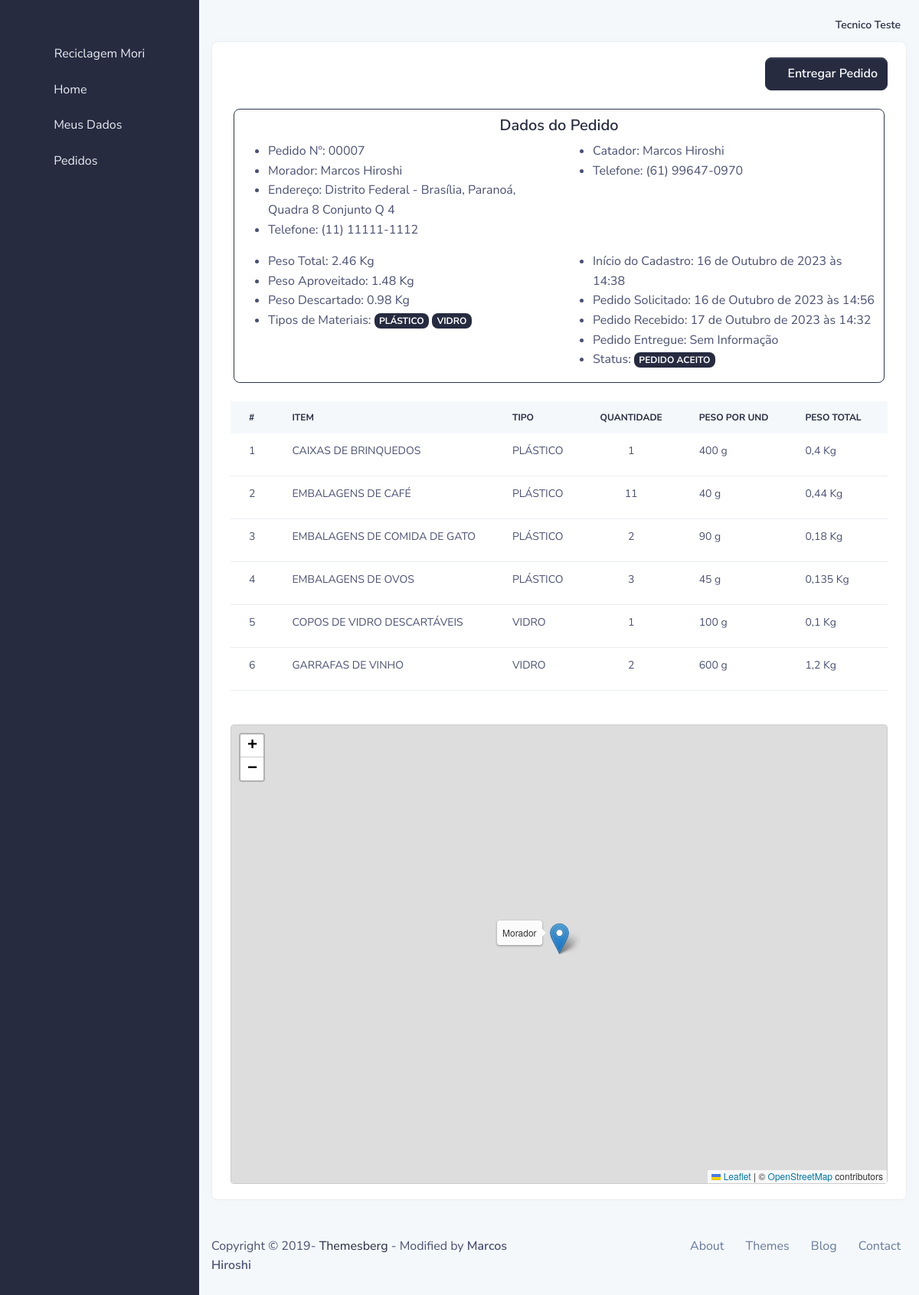
The page /catador/pedido/7/ver/ (signed in) on the database as committed earlier.
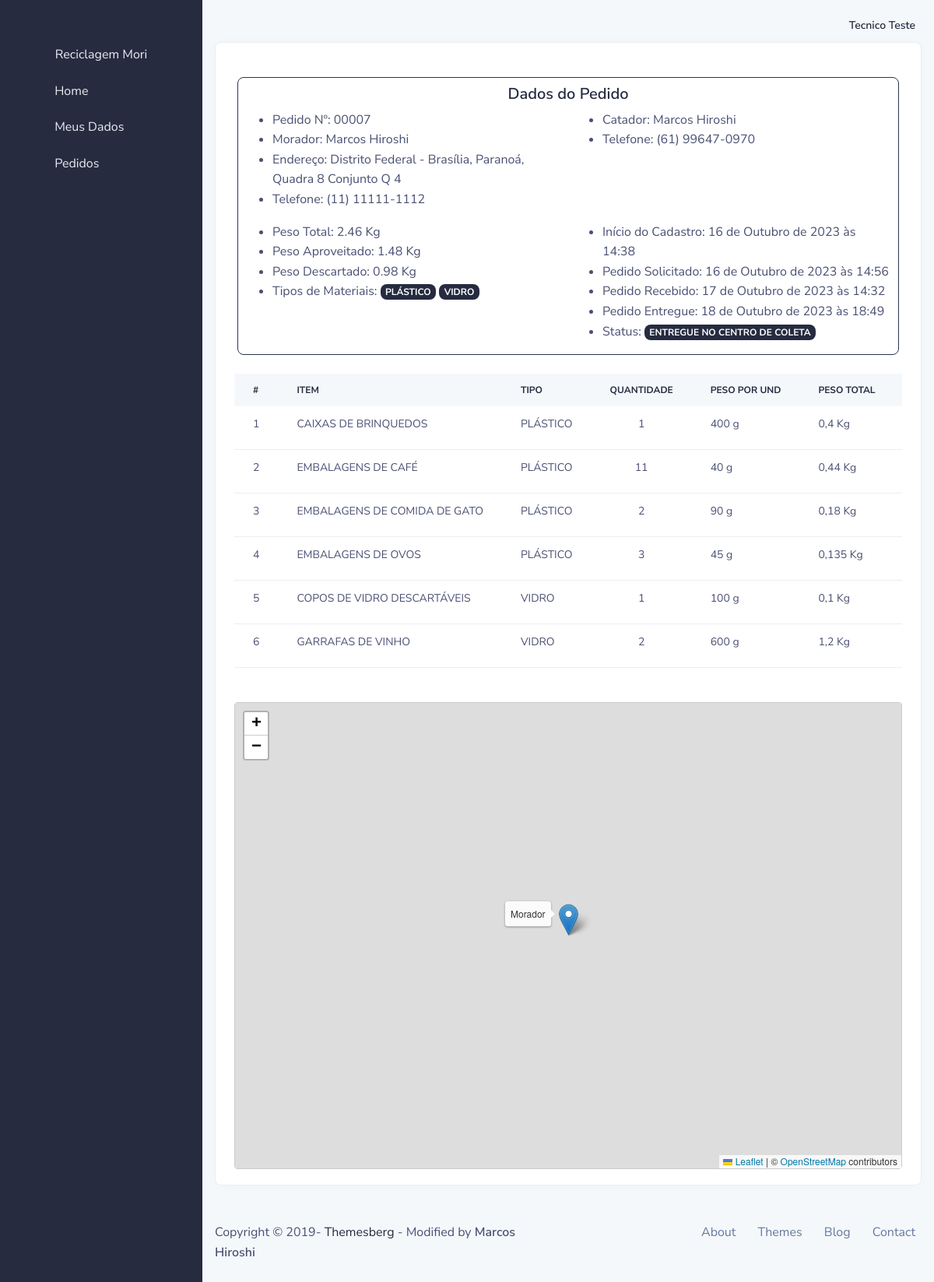
The same page on the database as committed later.
### usuario/models.py (models this page shows, shortened)
class User(AbstractBaseUser, PermissionsMixin):
    email = models.EmailField(verbose_name='Email de usuário', unique=True)
    first_name = models.CharField(max_length=300, blank=True, verbose_name='Nome')
    last_name = models.CharField(max_length=300, blank=True, verbose_name='Sobrenome')
    date_joined = models.DateTimeField(_('date joined'), auto_now_add=True)
    is_active = models.BooleanField(_('active'), default=False)
    is_staff = models.BooleanField(_('staff'), default=False)
    profile_active = models.ForeignKey(Group, models.DO_NOTHING, related_name='profile_active', blank=True, null=True)
    objects = UserManager()
    USERNAME_FIELD = 'email'
    REQUIRED_FIELDS = ['first_name', 'last_name']
    class Meta:
        verbose_name = _('user')
        verbose_name_plural = _('users')
    def get_full_name(self):
        return ('%s %s' % (self.first_name, self.last_name)).strip()
    def __str__(self):
        return self.get_full_name().title()

### core/models/servico.py (models this page shows, shortened)
class OrdemServico(models.Model):
    status = models.ForeignKey(StatusServico, models.DO_NOTHING, related_name='ordem_servico_status')
    morador = models.ForeignKey(Morador, models.DO_NOTHING, related_name='ordem_servico_morador')
    catador = models.ForeignKey(Catador, models.DO_NOTHING, related_name='ordem_servico_catador', blank=True, null=True)
    data_criada = models.DateTimeField(auto_now_add=True)
    data_solicitada = models.DateTimeField(blank=True, null=True)
    data_buscada = models.DateTimeField(blank=True, null=True)
    data_entregue = models.DateTimeField(blank=True, null=True)
    def peso_total_servico(self):
        total = 0
        if hasattr(self, 'itens_ordem_servico'):
            for item in self.itens_ordem_servico.all():
                total += item.peso_total()
        return '%.2f' % total
    def peso_real(self):
        total = 0
        if hasattr(self, 'itens_ordem_servico'):
            for item in self.itens_ordem_servico.all():
                total += item.peso_total() if item.status.nome in ['ACEITO', 'ENTREGUE'] else 0
        return '%.2f' % total
    def peso_descartado(self):
        total = 0
        if hasattr(self, 'itens_ordem_servico'):
            for item in self.itens_ordem_servico.all():
                total += item.peso_total() if item.status.nome == 'NÃO ACEITO' else 0
        return '%.2f' % total
    def materiais_servico(self):
        lista = []
        if hasattr(self, 'itens_ordem_servico'):
            for item in self.itens_ordem_servico.all():
                if item.item.tipo.nome not in lista:
                    lista.append(item.item.tipo.nome)
        return lista
    def numero(self):
        return '{:0>5}'.format(self.id)

class ItemServico(models.Model):
    ordem = models.ForeignKey(OrdemServico, models.DO_NOTHING, related_name='itens_ordem_servico')
    status = models.ForeignKey(StatusItem, models.DO_NOTHING, related_name='itens_status', default=1)
    ponto_coleta = models.ForeignKey(PontoColeta, models.DO_NOTHING, related_name='itens_ponto_coleta', blank=True, null=True)
    item = models.ForeignKey(Item, models.DO_NOTHING, related_name='ordem_servico_item', verbose_name='Item para ser reciclado')
    qtd = models.PositiveIntegerField(verbose_name='Quantidade do mesmo item')
    class Meta:
        ordering = ['id']
    def peso_total(self):
        return (self.item.peso * self.qtd)/1000

class StatusItem(models.Model):
    nome = models.CharField(max_length=100)

class StatusServico(models.Model):
    nome = models.CharField(max_length=100)
    def __str__(self):
        return self.nome

### morador/models.py (models this page shows, shortened)
class Morador(models.Model):
    date_create = models.DateTimeField(auto_now_add=True)
    data_updated = models.DateTimeField(auto_now=True)
    user = models.OneToOneField(User, models.DO_NOTHING, related_name='morador_usuario')
    cpf = models.CharField(max_length=14, verbose_name='CPF')
    data_nascimento = models.DateField(verbose_name='Data de nascimento')
    genero = models.ForeignKey(Genero, models.DO_NOTHING, verbose_name='Gênero')
    telefone_1 = models.CharField(max_length=18, verbose_name='Telefone 1', help_text='(WHATSAPP)')
    telefone_2 = models.CharField(max_length=18, verbose_name='Telefone 2', null=True, blank=True)
    cep = models.CharField(max_length=9, verbose_name='CEP')
    logradouro = models.CharField(max_length=255, verbose_name='Endereço')
    complemento = models.CharField(max_length=255, verbose_name='Complemento', null=True, blank=True)
    municipio = models.ForeignKey(Municipio, models.DO_NOTHING, verbose_name='Município')
    longitude = models.DecimalField(max_length=255, max_digits=20, decimal_places=18, verbose_name='longitude', help_text='Coordenada geográfica da sua residência')
    latitude = models.DecimalField(max_length=255, max_digits=20, decimal_places=18, verbose_name='latitude', help_text='Coordenada geográfica da sua residência')
    def __str__(self):
        return self.user.get_full_name().title()
    def endereco(self):
        endereco = '%s - %s, %s %s' % (
            self.municipio.estado.nome,
            self.municipio.nome,
            self.logradouro,
            self.complemento if self.complemento else ''
        )
        return endereco.title()
    def localizacao(self):
        return [str(self.latitude), str(self.longitude)]

### core/models/localidade.py (models this page shows, shortened)
class Municipio(models.Model):
    nome = models.CharField(verbose_name="NOME", max_length=255)
    estado = models.ForeignKey(Estado, models.DO_NOTHING, verbose_name="ESTADO")

class Estado(models.Model):
    nome = models.CharField(max_length=255, verbose_name="NOME")
    uf = models.CharField(max_length=2, verbose_name="UF")
    regiao = models.ForeignKey(Regiao, models.DO_NOTHING, verbose_name="REGIÃO")

### catador/models.py (models this page shows, shortened)
class Catador(models.Model):
    date_create = models.DateTimeField(auto_now_add=True)
    data_updated = models.DateTimeField(auto_now=True)
    user = models.OneToOneField(User, models.DO_NOTHING, related_name='catador_usuario')
    cpf = models.CharField(max_length=14, verbose_name='CPF')
    data_nascimento = models.DateField(verbose_name='Data de nascimento')
    genero = models.ForeignKey(Genero, models.DO_NOTHING, verbose_name='Gênero')
    telefone_1 = models.CharField(max_length=18, verbose_name='Telefone 1', help_text='(WHATSAPP)')
    telefone_2 = models.CharField(max_length=18, verbose_name='Telefone 2', null=True, blank=True)
    cep = models.CharField(max_length=9, verbose_name='CEP')
    logradouro = models.CharField(max_length=255, verbose_name='Endereço')
    complemento = models.CharField(max_length=255, verbose_name='Complemento', null=True, blank=True)
    municipio = models.ForeignKey(Municipio, models.DO_NOTHING, verbose_name='Município')
    longitude = models.DecimalField(max_length=255, max_digits=20, decimal_places=18, verbose_name='longitude', help_text='Coordenada geográfica da sua residência')
    latitude = models.DecimalField(max_length=255, max_digits=20, decimal_places=18, verbose_name='latitude', help_text='Coordenada geográfica da sua residência')
    def __str__(self):
        return self.user.get_full_name().title()

### core/models/item.py (models this page shows, shortened)
class Item(models.Model):
    nome = models.CharField(max_length=100, verbose_name="NOME")
    tipo = models.ForeignKey(Tipo, models.DO_NOTHING, related_name='item_tipo')
    peso = models.PositiveIntegerField()
    class Meta:
        ordering = ['nome']

class Tipo(models.Model):
    nome = models.CharField(max_length=100, verbose_name="NOME")

### catador/views.py (the view)
# urls.py: path('pedido/<int:pk>/ver/', CatadorPedidoVerView.as_view(), name='catador_pedido_ver'),
class CatadorPedidoVerView(PermissionRequiredMixin, UserPassesTestMixin, DetailView):
    model = OrdemServico
    template_name = '03_catador/pedido_ver.html'
    permission_required = 'catador.view_catador'
    def test_func(self):
        return True if self.request.user.is_authenticated and self.request.user.profile_active.name == 'CATADOR' else False
    def get_context_data(self, **kwargs):
        return dict(
            super().get_context_data(**kwargs),
            list_finalizado=self.object.itens_ordem_servico.filter(status__nome='ENTREGUE') if self.object.status.nome == 'ENTREGUE NO CENTRO DE COLETA' else False
        )

### www/templates/03_catador/pedido_ver.html (shortened to what this page needs)
{% extends '03_catador/base.html' %}
{% load static %}
{% block extra_css %}
<link rel="stylesheet" href="https://unpkg.com/leaflet@1.7.1/dist/leaflet.css" />
<link rel="stylesheet" href="https://cdn.jsdelivr.net/npm/leaflet-routing-machine@3.2.12/dist/leaflet-routing-machine.css" />
{% endblock extra_css %}
{% block main %}
    <div class="row">
        <div class="col-md-12">
            <div class="card border-light shadow-sm">
                <div class="card-body">
                    {% if object.status.nome == 'BUSCANDO PEDIDO' %}
                    <div class="row">
                        <div class="col">
                            <a href="{% url 'catador_pedido_receber' object.id %}" class="btn btn-primary float-right">
                                <span class="fa fa-truck-loading"></span> Receber Pedido
                            </a>
                        </div>
                    </div>
                    {% elif object.status.nome == 'PEDIDO ACEITO' %}
                    <div class="row">
                        <div class="col">
                            <a href="{% url 'catador_pedido_entregar' object.id %}" class="btn btn-primary float-right">
                                <span class="fa fa-check-circle"></span> Entregar Pedido
                            </a>
                        </div>
                    </div>
                    {% endif %}
                    {% include '02_morador/partials/dados_pedido.html' with pedido=object %}
                    <div class="row mt-4">
                        <div class="col-md-12">
                            <div class="table-responsive">
                                <table class="table table-centered table-nowrap m-0 rounded">
                                    <thead class="thead-light">
                                        <tr>
                                            <th class="border-0">#</th>
                                            <th class="border-0">Item</th>
                                            <th class="border-0">Tipo</th>
                                            <th class="border-0 text-center">Quantidade</th>
                                            <th class="border-0">Peso Por Und</th>
                                            <th class="border-0">Peso Total</th>
                                            <th class="border-0 text-center">Ação</th>
                                        </tr>
                                    </thead>
                                    <tbody>
                                        {% for item in object.itens_ordem_servico.all %}
                                            <tr {% if item.id == object.id %} class="table-secondary" {% endif %}>
                                                <td>{{ forloop.counter }}</td>
                                                <td>{{ item.item.nome }}</td>
                                                <td>{{ item.item.tipo.nome }}</td>
                                                <td class="text-center">{{ item.qtd }}</td>
                                                <td>{{ item.item.peso }} g</td>
                                                <td>{{ item.peso_total }} Kg</td>
                                                <td class="text-center">
                                                </td>
                                            </tr>
                                        {% endfor %}
                                    </tbody>
                                </table>
                            </div>
                        </div>
                    </div>
                    <div class="row mt-4">
                        <div class="col-md-12">
                            <div id="map-container">
                                <div id="map"></div>
                            </div>
                        </div>
                    </div>
                </div>
            </div>
        </div>
    </div>
{% endblock main %}

### www/templates/03_catador/partials/navbar_main.html (shortened to what this page needs)
{% load static %}
<nav class="navbar navbar-top navbar-expand navbar-dashboard navbar-dark pl-0 pr-2 pb-0">
    <div class="container-fluid px-0">
        <div class="d-flex justify-content-between w-100" id="navbarSupportedContent">
            <ul class="navbar-nav align-items-center">
                <li class="nav-item dropdown">
                    <a class="nav-link pt-1 px-0" href="#" role="button" data-toggle="dropdown" aria-haspopup="true"
                       aria-expanded="false">
                        <div class="media d-flex align-items-center">
                            <i class="fa fa-user" style="font-size: 18px; color: #0a0b10"></i>
                            <div class="media-body ml-2 text-dark align-items-center d-lg-block">
                                <span class="mb-0 font-small font-weight-bold">{{ user|title }}</span>
                            </div>
                        </div>
                    </a>
                </li>
            </ul>
        </div>
    </div>
</nav>

### www/templates/02_morador/partials/dados_pedido.html
<div class="row mt-4 border border-black rounded ml-1 mr-1">
    <div class="col-12">
        <h5 class="text-center mt-2">Dados do Pedido</h5>
        <div class="row">
            <div class="col">
                <ul>
                    <li>Pedido Nº: {{ pedido.numero }}</li>
                    <li>Morador: {{ pedido.morador }}</li>
                    <li>Endereço: {{ pedido.morador.endereco }}</li>
                    <li>Telefone: {{ pedido.morador.telefone_1 }}{% if pedido.morador.telefone_2 %}/{{ pedido.morador.telefone_2 }}{% endif %}</li>
                </ul>
            </div>
            <div class="col">
                <ul>
                    <li>Catador: {{ pedido.catador|default_if_none:'Sem Informação' }}</li>
                    <li>Telefone: {{ pedido.catador.telefone_1|default:'Sem Informação' }}{% if pedido.catador.telefone_2 %}/{{ pedido.catador.telefone_2 }}{% endif %}</li>
                </ul>
            </div>
        </div>
        <div class="row">
            <div class="col">
                <ul>
                    <li>Peso Total: {{ pedido.peso_total_servico }} Kg</li>
                    <li>Peso Aproveitado: {{ pedido.peso_real }} Kg</li>
                    <li>Peso Descartado: {{ pedido.peso_descartado }} Kg</li>
                    <li>Tipos de Materiais: {% for tipo in pedido.materiais_servico %}<span class="badge badge-md bg-primary">{{ tipo }}</span> {% empty %} SEM INFORMAÇÃO {% endfor %}</li>
                </ul>
            </div>
            <div class="col">
                <ul>
                    <li>Início do Cadastro: {{ pedido.data_criada }}</li>
                    <li>Pedido Solicitado: {{ pedido.data_solicitada|default_if_none:'Sem Informação' }}</li>
                    <li>Pedido Recebido: {{ pedido.data_buscada|default_if_none:'Sem Informação' }}</li>
                    <li>Pedido Entregue: {{ pedido.data_entregue|default_if_none:'Sem Informação' }}</li>
                    <li>Status: <span class="badge badge-md bg-primary">{{ pedido.status }}</span></li>
                </ul>
            </div>
        </div>
    </div>
</div>

Rows that differ between the two databases and show on the page:
changed OrdemServico "Marcos Hiroshi": data_entregue "Sem Informação" → "18 de Outubro de 2023 às 18:49"; status "PEDIDO ACEITO" → "ENTREGUE NO CENTRO DE COLETA"; status_id 4 → 5 (drawn)
Other text that changed with them:
text no longer shown: "Entregar Pedido"
